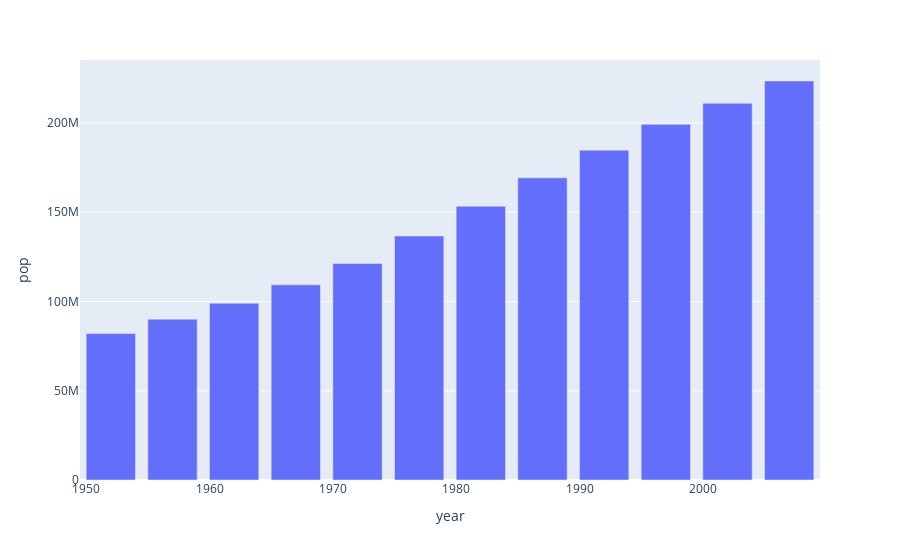

The cell this chart's notebook holds for it:
### Code cell
fig = px.bar(data_frame = ind, x='year', y= 'pop')

#figure object is rendered by plotly.js
fig.show()

#print the figure object to see what's going on under the hood
print(fig)

### Figure 1 — Plotly figure (JSON) as saved in the notebook; plotly's stock layout.template omitted (floating-point values rounded to 4 significant figures)
{"data": [{"alignmentgroup": "True", "hovertemplate": "year=%{x}<br>pop=%{y}<extra></extra>", "legendgroup": "", "marker": {"color": "#636efa", "pattern": {"shape": ""}}, "name": "", "offsetgroup": "", "orientation": "v", "showlegend": false, "textposition": "auto", "type": "bar", "x": [1952, 1957, 1962, 1967, 1972, 1977, 1982, 1987, 1992, 1997, 2002, 2007], "xaxis": "x", "y": [82052000, 90124000, 99028000, 109343000, 121282000, 136725000, 153343000, 169276000, 184816000, 199278000, 211060000, 223547000], "yaxis": "y"}], "layout": {"barmode": "relative", "legend": {"tracegroupgap": 0}, "margin": {"t": 60}, "xaxis": {"anchor": "y", "domain": [0, 1], "title": {"text": "year"}}, "yaxis": {"anchor": "x", "domain": [0, 1], "title": {"text": "pop"}}}}
